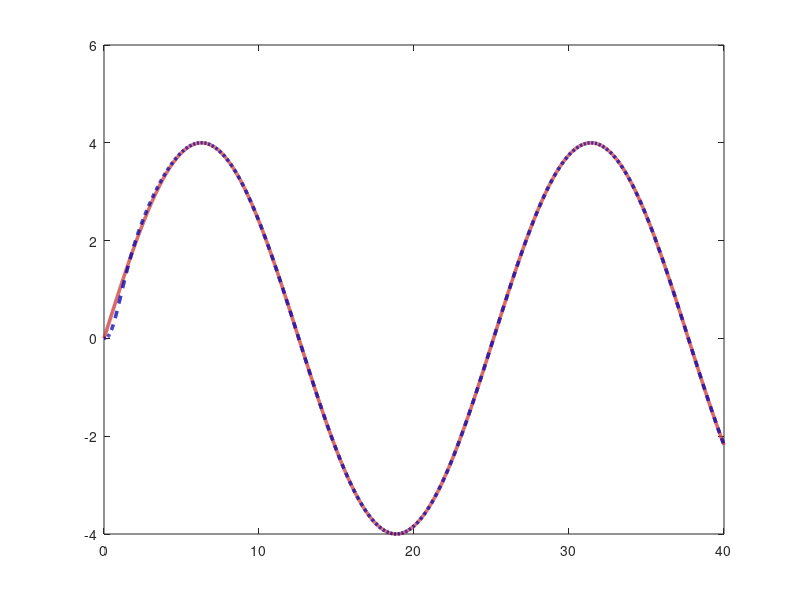

This chart was generated by the following MATLAB code: (Note: this script raises an error after producing the figure.)
clear; clc; close all;

W = tf([3],[1 7.5 2]); 

num_H = [6.34375 8.6328125 4.07820638020833];
den_H = [1 0 0.0625];
H = tf(num_H, den_H);

sys_cl = feedback(W*H, 1); 

A = 4;
w = 0.25;
t_sim = (0:0.01:40)';
g = A * sin(w * t_sim);

[y, t] = lsim(sys_cl, g, t_sim);

%% --- График g(t) и y(t) ---
figure('Position', [100 100 900 400]);
plot(t, g, 'Color', [0.8 0.2 0.2], 'LineStyle', '-', ...
    'LineWidth', 2.5, 'DisplayName', 'g(t)');
hold on;
plot(t, y, 'Color', [0, 0, 0.7], 'LineStyle', '--', ...
    'LineWidth', 2.5, 'DisplayName', 'y(t)');

ax = gca; 
ax.LineWidth = 1.5; 
ax.FontSize = 12;
ax.XColor = [0.3 0.3 0.3]; 
ax.YColor = [0.3 0.3 0.3];
ax.GridColor = [0.9 0.9 0.9]; 
ax.GridAlpha = 0.4;
ax.MinorGridColor = [0.95 0.95 0.95]; 
ax.MinorGridAlpha = 0.2;
grid on; grid minor; box on; ylim([-6, 6]);

xlabel('Time');
ylabel('Amplitude');
legend('Location','northeast','FontSize',13,'NumColumns',1);

%% --- Относительная ошибка e_{отн}(t) = (g - y) / g ---
e_rel = (g - y) ./ g;         % без модуля
e_rel(~isfinite(e_rel)) = NaN; % убираем деление на ноль возле g=0

% Условие окончания переходного процесса: |e_rel| < 0.05
tp_index = find(abs(e_rel) < 0.05, 1, 'first');
if ~isempty(tp_index)
    tp_fact = t(tp_index);
else
    tp_fact = NaN;
end
set(findall(gcf, '-property', 'FontName'), 'FontName', 'DejaVu Math TeX Gyre');
%% --- График относительной ошибки ---
figure('Position', [150 150 900 400]);
hold on;

% Полоса допуска ±5%
fill([t; flipud(t)], [0.05*ones(size(t)); -0.05*ones(size(t))], ...
     [1 0.6 0.6], 'FaceAlpha', 0.4, 'EdgeColor', 'none', ...
     'DisplayName', '±5% region');

% График относительной ошибки
plot(t, e_rel, 'Color', [0, 0.5, 0.4], 'LineStyle', '-', ...
    'LineWidth', 2.5, 'DisplayName', 'e_{rel}(t)');

% Вертикальная линия t_p (если найден)
if ~isnan(tp_fact)
    % точка соприкосновения
    y_tp = e_rel(tp_index);

    % продлеваем линию от нижней границы области до e_rel(tp)
    y_min = -1.05; % нижняя граница красной зоны
    line([tp_fact tp_fact], [y_min y_tp], ...
        'Color', 'k', 'LineStyle', '--', 'LineWidth', 1.5, 'DisplayName', 't_p = 1.45');

    % подпись под осью X
    text(tp_fact, -0.35, sprintf('t_p'), ...
        'HorizontalAlignment', 'center', ...
        'VerticalAlignment', 'top', ...
        'FontSize', 12, 'FontAngle', 'italic');
end

% Оформление
ax = gca; 
ax.LineWidth = 1.5; 
ax.FontSize = 12;
ax.XColor = [0.3 0.3 0.3]; 
ax.YColor = [0.3 0.3 0.3];
ax.GridColor = [0.9 0.9 0.9]; 
ax.GridAlpha = 0.4;
ax.MinorGridColor = [0.95 0.95 0.95]; 
ax.MinorGridAlpha = 0.2;

grid on; grid minor; box on; 
xlabel('Time');
ylabel('e_{rel}(t)');
ylim([-0.3, 1.05]); xlim([0, 10]);
legend('Location','northeast','FontSize',13,'NumColumns',1);
set(findall(gcf, '-property', 'FontName'), 'FontName', 'DejaVu Math TeX Gyre');
exportgraphics(gcf, '../../images/task6/e.png', 'Resolution', 300);
